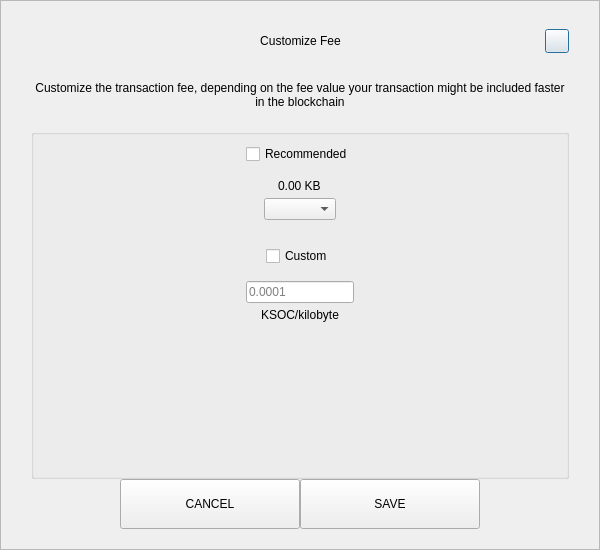
<?xml version="1.0" encoding="UTF-8"?>
<ui version="4.0">
 <class>SendCustomFeeDialog</class>
 <widget class="QDialog" name="SendCustomFeeDialog">
  <property name="geometry">
   <rect>
    <x>0</x>
    <y>0</y>
    <width>600</width>
    <height>550</height>
   </rect>
  </property>
  <property name="windowTitle">
   <string>Form</string>
  </property>
  <layout class="QVBoxLayout" name="verticalLayout_3">
   <property name="spacing">
    <number>0</number>
   </property>
   <property name="leftMargin">
    <number>0</number>
   </property>
   <property name="topMargin">
    <number>0</number>
   </property>
   <property name="rightMargin">
    <number>0</number>
   </property>
   <property name="bottomMargin">
    <number>0</number>
   </property>
   <item>
    <widget class="QFrame" name="frame">
     <property name="styleSheet">
      <string notr="true"/>
     </property>
     <property name="frameShape">
      <enum>QFrame::StyledPanel</enum>
     </property>
     <property name="frameShadow">
      <enum>QFrame::Raised</enum>
     </property>
     <layout class="QVBoxLayout" name="verticalLayout_2">
      <property name="spacing">
       <number>0</number>
      </property>
      <property name="leftMargin">
       <number>30</number>
      </property>
      <property name="topMargin">
       <number>20</number>
      </property>
      <property name="rightMargin">
       <number>30</number>
      </property>
      <property name="bottomMargin">
       <number>20</number>
      </property>
      <item>
       <layout class="QHBoxLayout" name="horizontalLayout_3">
        <property name="spacing">
         <number>0</number>
        </property>
        <item>
         <spacer name="horizontalSpacer_21">
          <property name="orientation">
           <enum>Qt::Horizontal</enum>
          </property>
          <property name="sizeHint" stdset="0">
           <size>
            <width>40</width>
            <height>20</height>
           </size>
          </property>
         </spacer>
        </item>
        <item>
         <widget class="QLabel" name="labelTitle">
          <property name="minimumSize">
           <size>
            <width>0</width>
            <height>40</height>
           </size>
          </property>
          <property name="maximumSize">
           <size>
            <width>16777215</width>
            <height>40</height>
           </size>
          </property>
          <property name="styleSheet">
           <string notr="true">padding-left:24px;</string>
          </property>
          <property name="text">
           <string>Customize Fee</string>
          </property>
          <property name="alignment">
           <set>Qt::AlignCenter</set>
          </property>
          <property name="margin">
           <number>7</number>
          </property>
         </widget>
        </item>
        <item>
         <spacer name="horizontalSpacer">
          <property name="orientation">
           <enum>Qt::Horizontal</enum>
          </property>
          <property name="sizeHint" stdset="0">
           <size>
            <width>40</width>
            <height>20</height>
           </size>
          </property>
         </spacer>
        </item>
        <item>
         <widget class="QPushButton" name="btnEsc">
          <property name="minimumSize">
           <size>
            <width>24</width>
            <height>24</height>
           </size>
          </property>
          <property name="maximumSize">
           <size>
            <width>24</width>
            <height>24</height>
           </size>
          </property>
          <property name="text">
           <string/>
          </property>
         </widget>
        </item>
       </layout>
      </item>
      <item>
       <spacer name="verticalSpacer_2">
        <property name="orientation">
         <enum>Qt::Vertical</enum>
        </property>
        <property name="sizeType">
         <enum>QSizePolicy::Fixed</enum>
        </property>
        <property name="sizeHint" stdset="0">
         <size>
          <width>20</width>
          <height>20</height>
         </size>
        </property>
       </spacer>
      </item>
      <item>
       <widget class="QLabel" name="labelMessage">
        <property name="text">
         <string>Customize the transaction fee, depending on the fee value your transaction might be included faster in the blockchain</string>
        </property>
        <property name="alignment">
         <set>Qt::AlignCenter</set>
        </property>
        <property name="wordWrap">
         <bool>true</bool>
        </property>
       </widget>
      </item>
      <item>
       <spacer name="verticalSpacer_3">
        <property name="orientation">
         <enum>Qt::Vertical</enum>
        </property>
        <property name="sizeType">
         <enum>QSizePolicy::Fixed</enum>
        </property>
        <property name="sizeHint" stdset="0">
         <size>
          <width>20</width>
          <height>20</height>
         </size>
        </property>
       </spacer>
      </item>
      <item>
       <widget class="QGroupBox" name="groupBox">
        <property name="title">
         <string/>
        </property>
        <layout class="QVBoxLayout" name="verticalLayout">
         <property name="leftMargin">
          <number>12</number>
         </property>
         <property name="rightMargin">
          <number>12</number>
         </property>
         <item>
          <layout class="QVBoxLayout" name="verticalLayout_4">
           <property name="spacing">
            <number>5</number>
           </property>
           <item alignment="Qt::AlignHCenter">
            <widget class="QCheckBox" name="checkBoxRecommended">
             <property name="text">
              <string>Recommended</string>
             </property>
            </widget>
           </item>
           <item>
            <spacer name="verticalSpacer_5">
             <property name="orientation">
              <enum>Qt::Vertical</enum>
             </property>
             <property name="sizeType">
              <enum>QSizePolicy::Fixed</enum>
             </property>
             <property name="sizeHint" stdset="0">
              <size>
               <width>20</width>
               <height>10</height>
              </size>
             </property>
            </spacer>
           </item>
           <item alignment="Qt::AlignHCenter">
            <widget class="QLabel" name="labelFee">
             <property name="text">
              <string>0.00 KB</string>
             </property>
            </widget>
           </item>
           <item alignment="Qt::AlignHCenter">
            <widget class="QComboBox" name="comboBoxRecommended"/>
           </item>
          </layout>
         </item>
         <item>
          <spacer name="verticalSpacer">
           <property name="orientation">
            <enum>Qt::Vertical</enum>
           </property>
           <property name="sizeType">
            <enum>QSizePolicy::Fixed</enum>
           </property>
           <property name="sizeHint" stdset="0">
            <size>
             <width>20</width>
             <height>20</height>
            </size>
           </property>
          </spacer>
         </item>
         <item>
          <layout class="QVBoxLayout" name="verticalLayout_5">
           <property name="spacing">
            <number>5</number>
           </property>
           <item alignment="Qt::AlignHCenter">
            <widget class="QCheckBox" name="checkBoxCustom">
             <property name="text">
              <string>Custom</string>
             </property>
            </widget>
           </item>
           <item>
            <spacer name="verticalSpacer_6">
             <property name="orientation">
              <enum>Qt::Vertical</enum>
             </property>
             <property name="sizeType">
              <enum>QSizePolicy::Fixed</enum>
             </property>
             <property name="sizeHint" stdset="0">
              <size>
               <width>20</width>
               <height>10</height>
              </size>
             </property>
            </spacer>
           </item>
           <item alignment="Qt::AlignHCenter">
            <widget class="QLineEdit" name="lineEditCustomFee">
             <property name="placeholderText">
              <string notr="true">0.0001</string>
             </property>
            </widget>
           </item>
           <item alignment="Qt::AlignHCenter">
            <widget class="QLabel" name="labelCustomFee">
             <property name="text">
              <string>KSOC/kilobyte</string>
             </property>
            </widget>
           </item>
          </layout>
         </item>
         <item>
          <spacer name="verticalSpacer_4">
           <property name="orientation">
            <enum>Qt::Vertical</enum>
           </property>
           <property name="sizeHint" stdset="0">
            <size>
             <width>20</width>
             <height>40</height>
            </size>
           </property>
          </spacer>
         </item>
        </layout>
       </widget>
      </item>
      <item>
       <layout class="QHBoxLayout" name="horizontalLayout" stretch="1,2,2,1">
        <item>
         <spacer name="horizontalSpacer1">
          <property name="orientation">
           <enum>Qt::Horizontal</enum>
          </property>
          <property name="sizeHint" stdset="0">
           <size>
            <width>40</width>
            <height>20</height>
           </size>
          </property>
         </spacer>
        </item>
        <item>
         <widget class="QPushButton" name="btnCancel">
          <property name="minimumSize">
           <size>
            <width>180</width>
            <height>50</height>
           </size>
          </property>
          <property name="focusPolicy">
           <enum>Qt::NoFocus</enum>
          </property>
          <property name="text">
           <string>CANCEL</string>
          </property>
         </widget>
        </item>
        <item>
         <widget class="QPushButton" name="btnSave">
          <property name="minimumSize">
           <size>
            <width>180</width>
            <height>50</height>
           </size>
          </property>
          <property name="focusPolicy">
           <enum>Qt::NoFocus</enum>
          </property>
          <property name="text">
           <string>SAVE</string>
          </property>
         </widget>
        </item>
        <item>
         <spacer name="horizontalSpacer_2">
          <property name="orientation">
           <enum>Qt::Horizontal</enum>
          </property>
          <property name="sizeHint" stdset="0">
           <size>
            <width>40</width>
            <height>20</height>
           </size>
          </property>
         </spacer>
        </item>
       </layout>
      </item>
     </layout>
    </widget>
   </item>
  </layout>
 </widget>
 <resources/>
 <connections/>
</ui>
